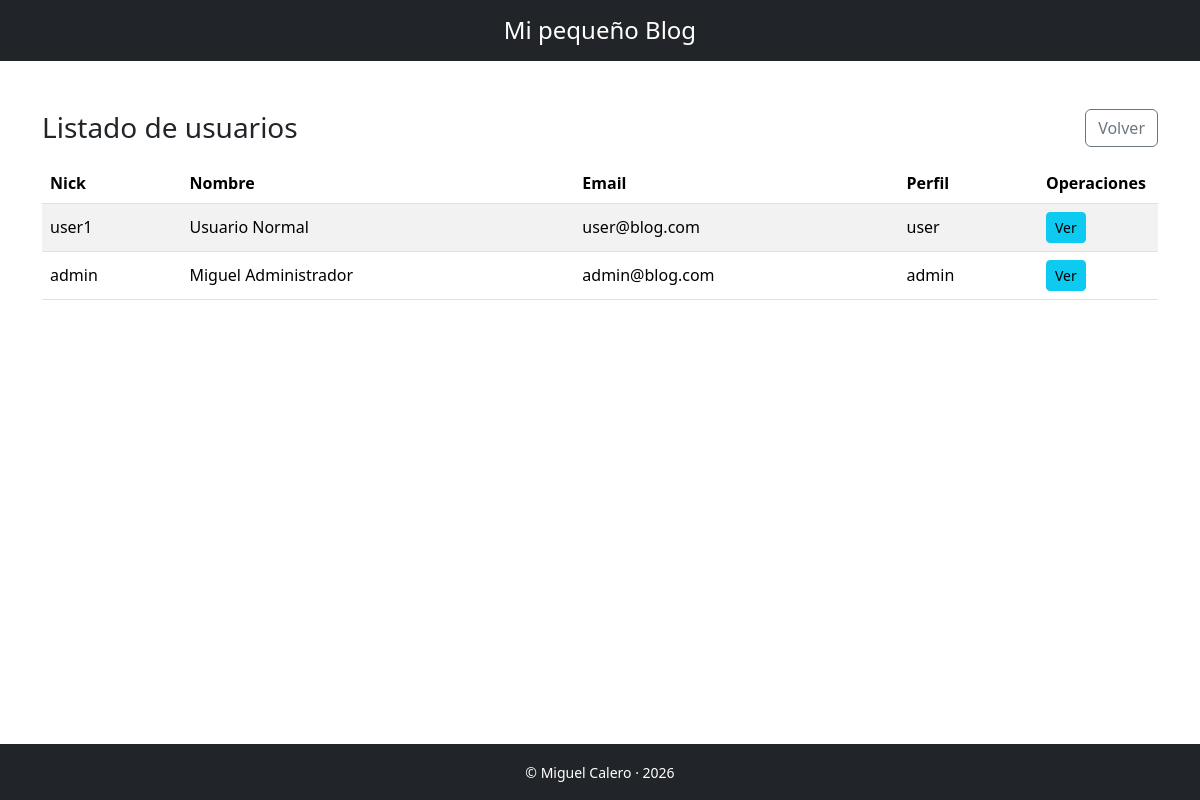
The page /index.php?controller=usuario&action=listar (signed in) on the database its author committed.
### tables this page shows
CREATE TABLE IF NOT EXISTS `usuarios` (
  `id` int NOT NULL AUTO_INCREMENT,
  `nick` varchar(50) NOT NULL,
  `nombre` varchar(100) NOT NULL,
  `apellidos` varchar(150) NOT NULL,
  `email` varchar(120) NOT NULL,
  `password` varchar(255) NOT NULL,
  `imagen_avatar` varchar(255) DEFAULT NULL,
  `perfil` enum('admin','user') NOT NULL DEFAULT 'user',
  PRIMARY KEY (`id`),
  UNIQUE KEY `nick` (`nick`),
  UNIQUE KEY `email` (`email`)
);

### app/Controllers/UsuarioController.php (called while the page is built, shortened)
<?php
class UsuarioController
{
    private PDO $pdo;
    public function __construct(PDO $pdo)
    {
        $this->pdo = $pdo;
    }
    public function listar(): void
    {
        $usuarios = (new Usuario($this->pdo))->listar();
        $titulo = "Listado de usuarios";
        require __DIR__ . '/../Views/usuarios/listar.php';
    }
}

### public/index.php (called while the page is built, shortened)
<?php
$pdo = (new Database())->getConnection();
$action     = filter_input(INPUT_GET, 'action') ?? 'listar';
$c = new $controllerClass($pdo);
$c->$action();

### app/Models/Usuario.php (called while the page is built, shortened)
<?php
class Usuario
{
    private PDO $pdo;
    public function __construct(PDO $pdo)
    {
        $this->pdo = $pdo;
    }
    public function listar(): array
    {
        $sql = "SELECT id, nick, nombre, apellidos, email, imagen_avatar, perfil
                FROM usuarios
                ORDER BY id DESC";
        return $this->pdo->query($sql)->fetchAll();
    }
}

### app/Views/usuarios/listar.php (the view, shortened to what this page needs)
<?php
function h(string $s): string
{
  return htmlspecialchars($s, ENT_QUOTES, 'UTF-8');
}
?>
<!doctype html>
<html lang="es">
<head>
  <link href="https://cdn.jsdelivr.net/npm/bootstrap@5.3.3/dist/css/bootstrap.min.css" rel="stylesheet">
</head>
<body class="d-flex flex-column min-vh-100">
  <?php require __DIR__ . '/../layout/header.php'; ?>
  <main class="flex-grow-1">
    <div class="container py-4 text-center">
      <div class="d-flex justify-content-between align-items-center mb-3">
        <h1 class="h3 mb-0"><?= h($titulo) ?></h1>
        <a class="btn btn-outline-secondary" href="index.php?controller=entrada&action=listar">Volver</a>
      </div>
      <div class="table-responsive text-start">
        <table class="table table-striped align-middle">
          <thead>
            <tr>
              <th>Nick</th>
              <th>Nombre</th>
              <th>Email</th>
              <th>Perfil</th>
              <th style="width:120px;">Operaciones</th>
            </tr>
          </thead>
          <tbody>
            <?php if (empty($usuarios)): ?>
              <tr>
                <td colspan="5" class="text-center text-muted">No hay usuarios.</td>
              </tr>
            <?php else: ?>
              <?php foreach ($usuarios as $u): ?>
                <tr>
                  <td><?= h($u['nick']) ?></td>
                  <td><?= h($u['nombre'] . ' ' . $u['apellidos']) ?></td>
                  <td><?= h($u['email']) ?></td>
                  <td><?= h($u['perfil']) ?></td>
                  <td>
                    <a class="btn btn-sm btn-info"
                      href="index.php?controller=usuario&action=detalle&id=<?= (int)$u['id'] ?>">
                      Ver
                    </a>
                  </td>
                </tr>
              <?php endforeach; ?>
            <?php endif; ?>
          </tbody>
        </table>
      </div>
    </div>
  </main>
  <?php require __DIR__ . '/../layout/footer.php'; ?>
</body>
</html>

### rows shown on the page
usuarios: nick "user1", nombre+apellidos "Usuario Normal", email "user@blog.com", perfil "user"
usuarios: nick "admin", nombre+apellidos "Miguel Administrador", email "admin@blog.com", perfil "admin"

### other values the page prints
$titulo "Listado de usuarios"
